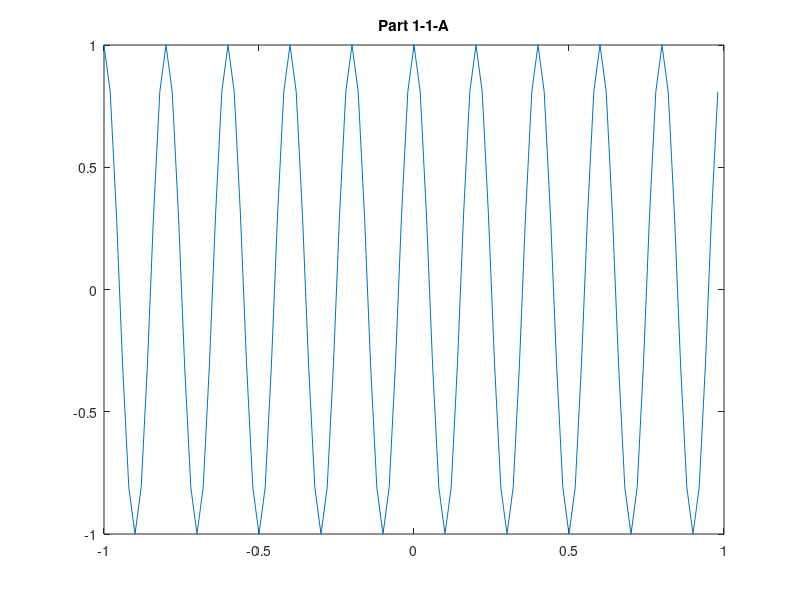
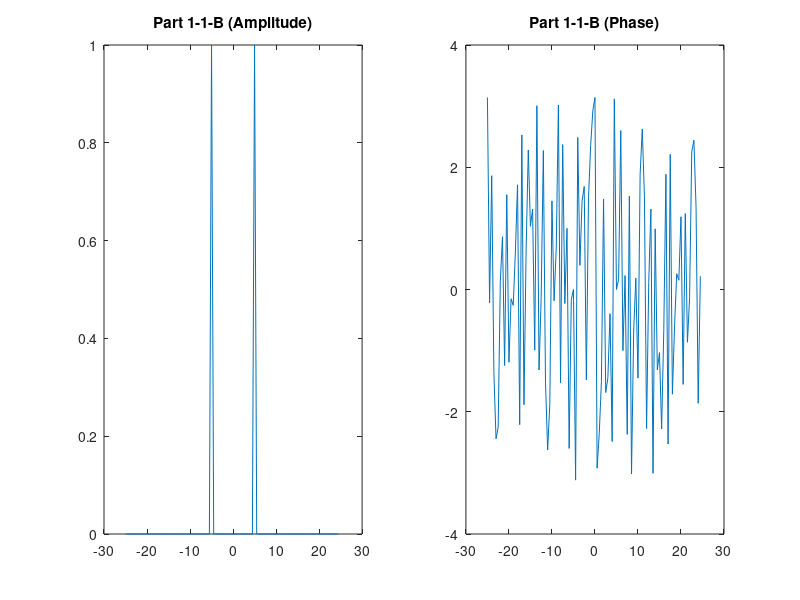

Write the MATLAB code that produced these figures, in order.
clear
clc
close all
N=100;
t_s=0.02;
f_s=1/t_s;
t_start=-1;
t_end= 1;
t=t_start:t_s:t_end-t_s;
f=-f_s/2:f_s/N:f_s/2-f_s/N;
x=cos(10*pi*t);
figure
plot(t,x);
title("Part 1-1-A")
figure
subplot(1,2,1)
y=fftshift(fft(x));
y=y/max(abs(y));
plot(f,abs(y));
title("Part 1-1-B (Amplitude)")
subplot(1,2,2)
plot(f,angle(y));
title("Part 1-1-B (Phase)")
